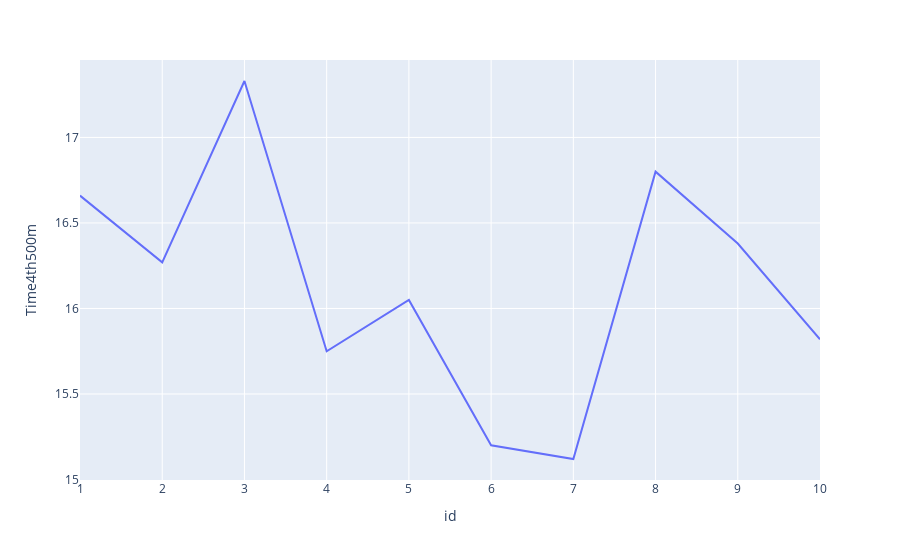

Source (notebook cell):
### Code cell
px.line(df_run, x='id', y='Time4th500m')

### Figure 1 — Plotly figure (JSON) as saved in the notebook; plotly's stock layout.template omitted (floating-point values rounded to 4 significant figures)
{"data": [{"hovertemplate": "id=%{x}<br>Time4th500m=%{y}<extra></extra>", "legendgroup": "", "line": {"color": "#636efa", "dash": "solid"}, "mode": "lines", "name": "", "orientation": "v", "showlegend": false, "type": "scatter", "x": [1, 2, 3, 4, 5, 6, 7, 8, 9, 10], "xaxis": "x", "y": [16.66, 16.27, 17.33, 15.75, 16.05, 15.2, 15.12, 16.8, 16.38, 15.82], "yaxis": "y"}], "layout": {"legend": {"tracegroupgap": 0}, "margin": {"t": 60}, "xaxis": {"anchor": "y", "domain": [0, 1], "title": {"text": "id"}}, "yaxis": {"anchor": "x", "domain": [0, 1], "title": {"text": "Time4th500m"}}}}
